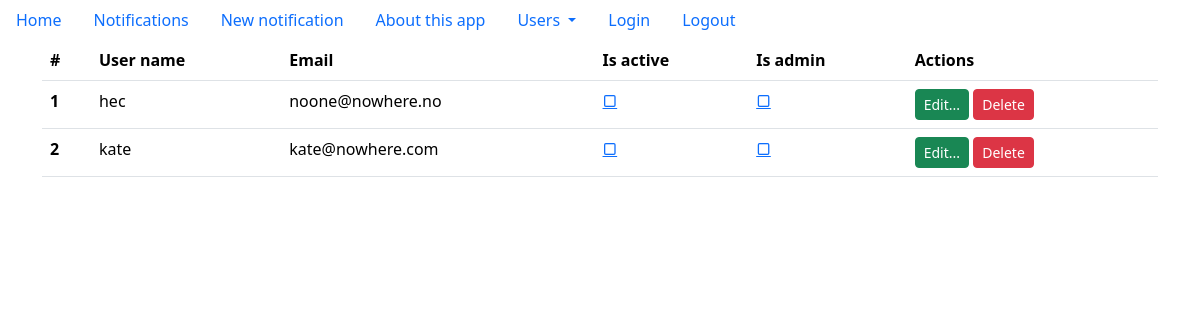
/users, run on an earlier commit of the app's database.
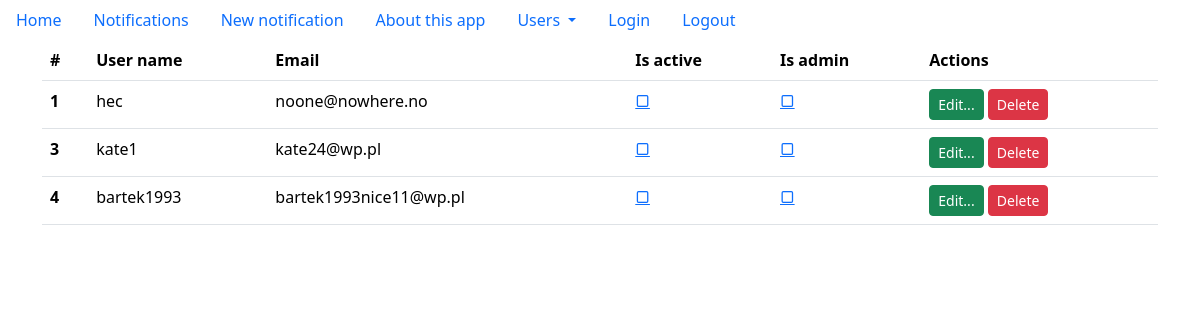
And on a later commit of the database.
### tables this page shows
CREATE TABLE users( id integer primary key autoincrement, name varchar(100) not null unique, email varchar(100) not null unique, password text, is_active boolean not null default 0, is_admin boolean not null default 0 );

### kurs3/exercise/exercise.py (the view)
@app.route("/users")
def users():
    db=get_db()
    responses=db.execute('select *from users').fetchall()
    for r in responses:
        print(dict(r))
    sql_statement='select id,name,email,password from users;'
    users=db.execute(sql_statement).fetchall()
    return render_template('users.html',users=users,active_menu='users')

### kurs3/exercise/exercise.py (called while the page is built)
def get_db():
    if not hasattr(g, 'sqlite_db'):
        conn = sqlite3.connect(app_info['db_notifications'])
        conn.row_factory = sqlite3.Row
        g.sqlite_db = conn
    return g.sqlite_db

### kurs3/exercise/templates/users.html (shortened to what this page needs)
{%extends 'base.html'%}
{%block content%}
<div class="container">
    <table class="table">
        <thead>
          <tr>
            <th scope="col">#</th>
            <th scope="col">User name</th>
            <th scope="col">Email</th>
            <th scope="col">Is active</th>
            <th scope="col">Is admin</th>
            <th scope="col">Actions</th>
          </tr>
        </thead>
        <tbody>
          {% for user in users %}
          <tr>
            <th scope="row">{{ user.id }}</th>
            <td>{{ user.name }}</td>
            <td>{{ user.email }}</td>
            <td>
                <a href="{{ url_for('user_status_change', action='active', user_name=user.name)}}">
                  {% if user.is_active %}
                    &check;
                  {% else %}
                    &#x25a2;
                  {% endif %}
                </a>
            </td>
            <td>
              <a href="{{ url_for('user_status_change', action='admin', user_name=user.name)}}">
              {% if user.is_admin %}
                &check;
              {% else %}
                &#x25a2;
              {% endif %}
              </a>
            </td>
            <td>
                <a href="{{ url_for('edit_user', user_name=user.name) }}"
                   class="btn btn-success btn-sm" role="button">Edit...</a>
                <a type="button" class="btn btn-danger btn-sm delete-confirm"
                   data-bs-toggle="modal" data-bs-target="#confirmDeleteModal"
                   data-desc="{{ 'Delete user {}?'.format(user.name) }}"
                   data-url="{{ url_for('delete_user', user_name=user.name) }}">
                  Delete
                </a>
            </td>
          </tr>
          {%endfor%}
        </tbody>
      </table>
</div>
{% endblock %}

### kurs3/exercise/templates/base.html (shortened to what this page needs)
{%from 'macros.html' import show_flash_message,show_all_flash_message%}
<!doctype html>
<html lang="en">
  <head>
    <link href="https://cdn.jsdelivr.net/npm/bootstrap@5.3.8/dist/css/bootstrap.min.css"
     rel="stylesheet"
>
  </head>
  <body>
      {% include 'menu.html' %}
      {% block content %}  {% endblock %}
  </body>
</html>

### kurs3/exercise/templates/menu.html (shortened to what this page needs)
<ul class="nav nav-pills">
<li class="nav-item">
<a class="nav-link {{ 'active' if active_menu=='index' }}" aria-current="page" href="{{
url_for('index') }}">Home</a>
</li>
<li class="nav-item">
<a class="nav-link {{ 'active' if active_menu=='notifications' }}" href="{{
url_for('notifications') }}">Notifications</a>
</li>
<li class="nav-item">
<a class="nav-link {{ 'active' if active_menu=='notification' }}" href="{{
url_for('notification') }}">New notification</a>
</li>
<li class="nav-item">
<a class="nav-link {{ 'active' if active_menu=='about' }}" href="{{ url_for('about') }}"
tabindex="-1">About this app</a>
</li>
<li class="nav-item dropdown">
            <a
                class="nav-link dropdown-toggle"
                href="#"
                id="navbarDropdown"
                role="button"
                data-bs-toggle="dropdown"
                aria-expanded="false"
            >
                Users
            </a>
        </li>
        <li class="nav-item">
                    <a
                        class="nav-link {{ 'active' if active_menu == 'login' }}"
                        href="{{ url_for('login') }}"
                        tabindex="-1"
                    >
                        Login
                    </a>
                </li>
                <li class="nav-item">
                    <a
                        class="nav-link {{ 'active' if active_menu == 'logout' }}"
                        href="{{ url_for('logout') }}"
                        tabindex="-1"
                    >
                        Logout {{ session['user'] if 'user' in session }}
                    </a>
            </li>
</ul>

What changed in the data, as far as the page shows it:
removed users: id "2", name "kate", email "kate@nowhere.com"
added users: id "3", name "kate1", email "kate24@wp.pl"
added users: id "4", name "bartek1993", email "bartek1993nice11@wp.pl"
